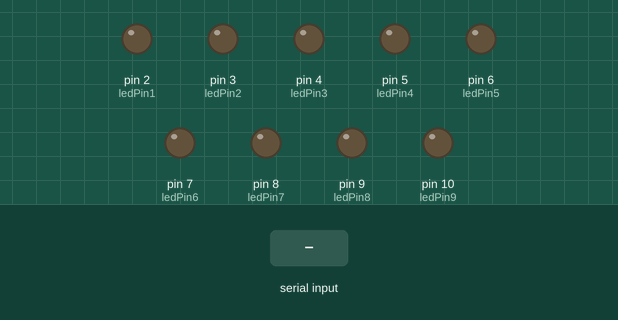
Bench run of a sketch on a simulated Arduino Uno, built with avr-gcc and run on an emulated ATmega328P. Parts: output pins drawn as LEDs (lit = HIGH). Inputs (shaded band) come from the test bench.

Above: at 1.2 s.
1.3 s: "H" received over Serial
At 1.9 s:
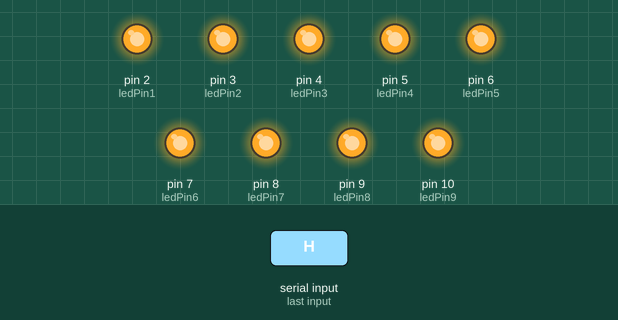
2.8 s: "L" received over Serial
At 3.1 s:
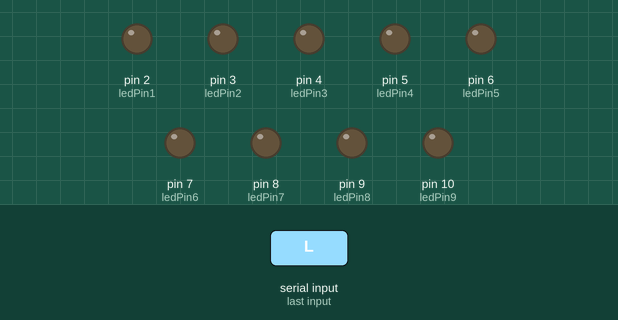
Timing chart, 0 to 5.8 s (numbered marks = the images above; inputs shaded):
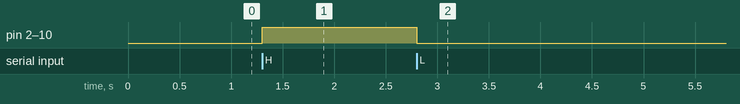

Measured:
- after the input at 1.3 s, pin 2 (ledPin1), pin 3 (ledPin2), pin 4 (ledPin3), pin 5 (ledPin4), pin 6 (ledPin5), pin 7 (ledPin6), pin 8 (ledPin7), pin 9 (ledPin8), pin 10 (ledPin9): LOW → HIGH at once
- after the input at 2.8 s, pin 2 (ledPin1), pin 3 (ledPin2), pin 4 (ledPin3), pin 5 (ledPin4), pin 6 (ledPin5), pin 7 (ledPin6), pin 8 (ledPin7), pin 9 (ledPin8), pin 10 (ledPin9): HIGH → LOW at once

The sketch:

demo_ino.ino
```cpp
int i = 0;
int x = 0;
int y = 1;


int ledPin1 = 2;
int ledPin2 = 3;
int ledPin3 = 4;
int ledPin4 = 5;
int ledPin5 = 6;
int ledPin6 = 7;
int ledPin7 = 8;
int ledPin8 = 9;
int ledPin9 = 10;
int incomingByte;


void setup()
{
  pinMode(ledPin1,OUTPUT);
  pinMode(ledPin2,OUTPUT);
  pinMode(ledPin3,OUTPUT);
  pinMode(ledPin4,OUTPUT);
  pinMode(ledPin5,OUTPUT);
  pinMode(ledPin6,OUTPUT);
  pinMode(ledPin7,OUTPUT);
  pinMode(ledPin8,OUTPUT);
  pinMode(ledPin9,OUTPUT);
  Serial.begin(9600);
  }

void off()
{
  digitalWrite(ledPin1,LOW);
  digitalWrite(ledPin2,LOW);
  digitalWrite(ledPin3,LOW);
  digitalWrite(ledPin4,LOW);
  digitalWrite(ledPin5,LOW);
  digitalWrite(ledPin6,LOW);
  digitalWrite(ledPin7,LOW);
  digitalWrite(ledPin8,LOW);
  digitalWrite(ledPin9,LOW);
}

void one()
{
  digitalWrite(ledPin1,LOW);
  digitalWrite(ledPin2,LOW);
  digitalWrite(ledPin3,HIGH);
  digitalWrite(ledPin4,HIGH);
  digitalWrite(ledPin5,LOW);
  digitalWrite(ledPin6,LOW);
  digitalWrite(ledPin7,LOW);
  digitalWrite(ledPin8,LOW);
  digitalWrite(ledPin9,HIGH);
}

void two()
{
  digitalWrite(ledPin1,HIGH);
  digitalWrite(ledPin2,HIGH);
  digitalWrite(ledPin3,HIGH);
  digitalWrite(ledPin4,LOW);
  digitalWrite(ledPin5,HIGH);
  digitalWrite(ledPin6,LOW);
  digitalWrite(ledPin7,HIGH);
  digitalWrite(ledPin8,HIGH);
  digitalWrite(ledPin9,HIGH);
}

void three()
{
  digitalWrite(ledPin1,HIGH);
  digitalWrite(ledPin2,HIGH);
  digitalWrite(ledPin3,HIGH);
  digitalWrite(ledPin4,HIGH);
  digitalWrite(ledPin5,HIGH);
  digitalWrite(ledPin6,LOW);
  digitalWrite(ledPin7,HIGH);
  digitalWrite(ledPin8,HIGH);
  digitalWrite(ledPin9,HIGH);
}

void four()
{
  digitalWrite(ledPin1,LOW);
  digitalWrite(ledPin2,LOW);
  digitalWrite(ledPin3,HIGH);
  digitalWrite(ledPin4,HIGH);
  digitalWrite(ledPin5,HIGH);
  digitalWrite(ledPin6,HIGH);
  digitalWrite(ledPin7,HIGH);
  digitalWrite(ledPin8,LOW);
  digitalWrite(ledPin9,HIGH);
}

void five()
{
  digitalWrite(ledPin1,HIGH);
  digitalWrite(ledPin2,HIGH);
  digitalWrite(ledPin3,HIGH);
  digitalWrite(ledPin4,HIGH);
  digitalWrite(ledPin5,HIGH);
  digitalWrite(ledPin6,HIGH);
  digitalWrite(ledPin7,HIGH);
  digitalWrite(ledPin8,HIGH);
  digitalWrite(ledPin9,LOW);
}

void six()
{
  digitalWrite(ledPin1,HIGH);
  digitalWrite(ledPin2,HIGH);
  digitalWrite(ledPin3,HIGH);
  digitalWrite(ledPin4,HIGH);
  digitalWrite(ledPin5,HIGH);
  digitalWrite(ledPin6,HIGH);
  digitalWrite(ledPin7,LOW);
  digitalWrite(ledPin8,LOW);
  digitalWrite(ledPin9,HIGH);
}
void seven()
{
  digitalWrite(ledPin1,HIGH);
  digitalWrite(ledPin2,LOW);
  digitalWrite(ledPin3,LOW);
  digitalWrite(ledPin4,LOW);
  digitalWrite(ledPin5,HIGH);
  digitalWrite(ledPin6,LOW);
  digitalWrite(ledPin7,HIGH);
  digitalWrite(ledPin8,HIGH);
  digitalWrite(ledPin9,HIGH);
}
void eight()
{
  digitalWrite(ledPin1,HIGH);
  digitalWrite(ledPin2,HIGH);
  digitalWrite(ledPin3,HIGH);
  digitalWrite(ledPin4,HIGH);
  digitalWrite(ledPin5,HIGH);
  digitalWrite(ledPin6,HIGH);
  digitalWrite(ledPin7,HIGH);
  digitalWrite(ledPin8,HIGH);
  digitalWrite(ledPin9,HIGH);
}
void nine()
{
  digitalWrite(ledPin1,LOW);
  digitalWrite(ledPin2,LOW);
  digitalWrite(ledPin3,HIGH);
  digitalWrite(ledPin4,HIGH);
  digitalWrite(ledPin5,HIGH);
  digitalWrite(ledPin6,HIGH);
  digitalWrite(ledPin7,HIGH);
  digitalWrite(ledPin8,HIGH);
  digitalWrite(ledPin9,HIGH);
}
void zero()
{
  digitalWrite(ledPin1,HIGH);
  digitalWrite(ledPin2,HIGH);
  digitalWrite(ledPin3,HIGH);
  digitalWrite(ledPin4,HIGH);
  digitalWrite(ledPin5,LOW);
  digitalWrite(ledPin6,HIGH);
  digitalWrite(ledPin7,HIGH);
  digitalWrite(ledPin8,HIGH);
  digitalWrite(ledPin9,HIGH);
}
void loop()
{
  if (Serial.available() > 0) {
    // read the oldest byte in the serial buffer:
    incomingByte = Serial.read();
    // if it's a capital H (ASCII 72), turn on the LED:
    if (incomingByte == 'H') {
      eight();
          }
    // if it's an L (ASCII 76) turn off the LED:
    if (incomingByte == 'L') {
      off();
    }
  }
   /*zero();
   delay(10000);
   off();
   delay(1000);
   two();
   delay(1000);
   off();
   delay(1000);
   three();
   delay(1000);
   off();
   delay(1000);
   four();
   delay(1000);
   off();
   delay(1000);
   five();
   delay(1000);
   off();
   delay(1000);
   six();
   delay(1000);
   off();
   delay(1000);
   seven();
   delay(1000);
   off();
   delay(1000);
   eight();
   delay(1000);
   off();
   delay(1000);
   nine();
   delay(1000);
   off();
   delay(1000);
   zero();
   delay(1000);
   off();
   delay(1000);*/

}
```
